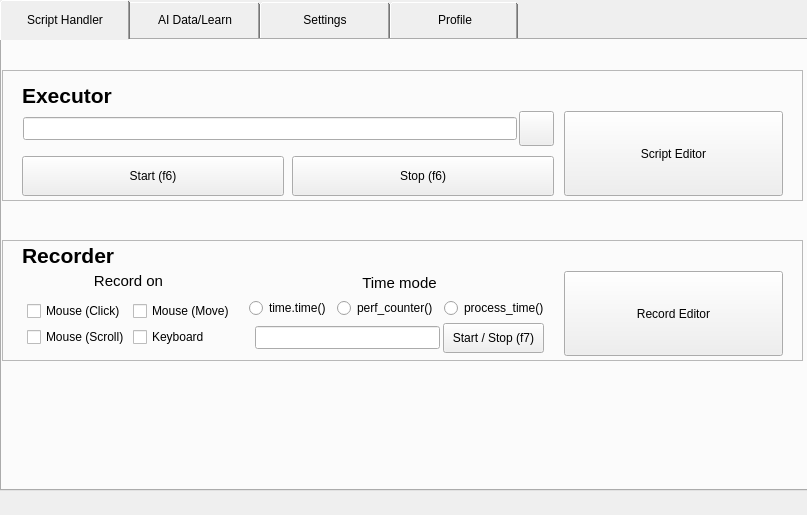
<?xml version="1.0" encoding="UTF-8"?>
<ui version="4.0">
 <class>MainWindow</class>
 <widget class="QMainWindow" name="MainWindow">
  <property name="windowModality">
   <enum>Qt::NonModal</enum>
  </property>
  <property name="enabled">
   <bool>true</bool>
  </property>
  <property name="geometry">
   <rect>
    <x>0</x>
    <y>0</y>
    <width>807</width>
    <height>515</height>
   </rect>
  </property>
  <property name="windowTitle">
   <string>GInput AI</string>
  </property>
  <property name="windowIcon">
   <iconset>
    <normaloff>:/ico/ico/mouse_icon-icons.com_60636.ico</normaloff>:/ico/ico/mouse_icon-icons.com_60636.ico</iconset>
  </property>
  <property name="styleSheet">
   <string notr="true"/>
  </property>
  <property name="tabShape">
   <enum>QTabWidget::Rounded</enum>
  </property>
  <property name="dockOptions">
   <set>QMainWindow::AllowTabbedDocks|QMainWindow::AnimatedDocks</set>
  </property>
  <widget class="QWidget" name="centralwidget">
   <widget class="QTabWidget" name="tab_main">
    <property name="geometry">
     <rect>
      <x>0</x>
      <y>0</y>
      <width>881</width>
      <height>491</height>
     </rect>
    </property>
    <property name="styleSheet">
     <string notr="true">QTabBar::tab {
    width: 120px; /* Ширина вкладки */
    height: 30px; /* Высота вкладки */
    padding: 5px; /* Отступы внутри вкладки */
    margin-right: 0px; /* Отступ справа между вкладками */
}
QTabBar::tab {
    flex: 1;
    align-self: center;
}
</string>
    </property>
    <property name="currentIndex">
     <number>0</number>
    </property>
    <widget class="QWidget" name="tab1">
     <attribute name="title">
      <string>Script Handler</string>
     </attribute>
     <widget class="QFrame" name="frame">
      <property name="geometry">
       <rect>
        <x>0</x>
        <y>200</y>
        <width>801</width>
        <height>121</height>
       </rect>
      </property>
      <property name="frameShape">
       <enum>QFrame::StyledPanel</enum>
      </property>
      <property name="frameShadow">
       <enum>QFrame::Raised</enum>
      </property>
      <widget class="QWidget" name="layoutWidget_5">
       <property name="geometry">
        <rect>
         <x>0</x>
         <y>0</y>
         <width>801</width>
         <height>121</height>
        </rect>
       </property>
       <layout class="QVBoxLayout" name="verticalLayout_5">
        <property name="spacing">
         <number>0</number>
        </property>
        <property name="leftMargin">
         <number>20</number>
        </property>
        <property name="rightMargin">
         <number>20</number>
        </property>
        <item>
         <widget class="QLabel" name="label_5">
          <property name="maximumSize">
           <size>
            <width>16777215</width>
            <height>25</height>
           </size>
          </property>
          <property name="layoutDirection">
           <enum>Qt::LeftToRight</enum>
          </property>
          <property name="styleSheet">
           <string notr="true">QLabel {
    font-size: 21px;
    font-weight: bold;
    font-family: &quot;Noto Sans&quot;;
	qproperty-alignment: 'Qt::AlignBottom | Qt::AlignHCenter';
}</string>
          </property>
          <property name="text">
           <string>Recorder</string>
          </property>
         </widget>
        </item>
        <item>
         <layout class="QHBoxLayout" name="horizontalLayout_7" stretch="0,10,8">
          <property name="spacing">
           <number>12</number>
          </property>
          <property name="leftMargin">
           <number>0</number>
          </property>
          <property name="rightMargin">
           <number>0</number>
          </property>
          <item>
           <layout class="QVBoxLayout" name="verticalLayout_13">
            <property name="spacing">
             <number>0</number>
            </property>
            <item>
             <widget class="QLabel" name="label_8">
              <property name="maximumSize">
               <size>
                <width>16777215</width>
                <height>20</height>
               </size>
              </property>
              <property name="layoutDirection">
               <enum>Qt::LeftToRight</enum>
              </property>
              <property name="styleSheet">
               <string notr="true">QLabel {
    font-size: 15px;
    font-family: &quot;Noto Sans&quot;;
	qproperty-alignment: 'Qt::AlignVCenter | Qt::AlignHCenter';
}</string>
              </property>
              <property name="text">
               <string>Record on</string>
              </property>
              <property name="alignment">
               <set>Qt::AlignCenter</set>
              </property>
             </widget>
            </item>
            <item>
             <layout class="QHBoxLayout" name="horizontalLayout_6" stretch="0">
              <property name="spacing">
               <number>0</number>
              </property>
              <property name="leftMargin">
               <number>0</number>
              </property>
              <property name="rightMargin">
               <number>0</number>
              </property>
              <item>
               <layout class="QFormLayout" name="formLayout">
                <property name="horizontalSpacing">
                 <number>3</number>
                </property>
                <property name="verticalSpacing">
                 <number>6</number>
                </property>
                <property name="leftMargin">
                 <number>5</number>
                </property>
                <property name="topMargin">
                 <number>10</number>
                </property>
                <item row="0" column="0">
                 <widget class="QCheckBox" name="sh_rec_onmouseclick">
                  <property name="text">
                   <string>Mouse (Click)</string>
                  </property>
                 </widget>
                </item>
                <item row="0" column="1">
                 <widget class="QCheckBox" name="sh_rec_onmousemove">
                  <property name="text">
                   <string>Mouse (Move)</string>
                  </property>
                 </widget>
                </item>
                <item row="1" column="0">
                 <widget class="QCheckBox" name="sh_rec_onmousescroll">
                  <property name="text">
                   <string>Mouse (Scroll)</string>
                  </property>
                 </widget>
                </item>
                <item row="1" column="1">
                 <widget class="QCheckBox" name="sh_rec_onkeyboard">
                  <property name="text">
                   <string>Keyboard</string>
                  </property>
                 </widget>
                </item>
               </layout>
              </item>
             </layout>
            </item>
           </layout>
          </item>
          <item>
           <layout class="QVBoxLayout" name="verticalLayout_17">
            <property name="spacing">
             <number>3</number>
            </property>
            <item>
             <widget class="QLabel" name="label_7">
              <property name="maximumSize">
               <size>
                <width>16777215</width>
                <height>20</height>
               </size>
              </property>
              <property name="layoutDirection">
               <enum>Qt::LeftToRight</enum>
              </property>
              <property name="styleSheet">
               <string notr="true">QLabel {
    font-size: 15px;
    font-family: &quot;Noto Sans&quot;;
	qproperty-alignment: 'Qt::AlignVCenter | Qt::AlignHCenter';
}</string>
              </property>
              <property name="text">
               <string>Time mode</string>
              </property>
              <property name="alignment">
               <set>Qt::AlignCenter</set>
              </property>
             </widget>
            </item>
            <item>
             <layout class="QHBoxLayout" name="horizontalLayout_4" stretch="0,0,0,0,0">
              <property name="spacing">
               <number>6</number>
              </property>
              <property name="leftMargin">
               <number>0</number>
              </property>
              <property name="rightMargin">
               <number>0</number>
              </property>
              <item>
               <spacer name="horizontalSpacer_11">
                <property name="orientation">
                 <enum>Qt::Horizontal</enum>
                </property>
                <property name="sizeHint" stdset="0">
                 <size>
                  <width>40</width>
                  <height>20</height>
                 </size>
                </property>
               </spacer>
              </item>
              <item>
               <widget class="QRadioButton" name="sh_rec_ontimetime">
                <property name="text">
                 <string>time.time()</string>
                </property>
               </widget>
              </item>
              <item>
               <widget class="QRadioButton" name="sh_rec_onperfcounter">
                <property name="text">
                 <string>perf_counter()</string>
                </property>
               </widget>
              </item>
              <item>
               <widget class="QRadioButton" name="sh_rec_onprocesstime">
                <property name="text">
                 <string>process_time()</string>
                </property>
               </widget>
              </item>
              <item>
               <spacer name="horizontalSpacer_2">
                <property name="orientation">
                 <enum>Qt::Horizontal</enum>
                </property>
                <property name="sizeHint" stdset="0">
                 <size>
                  <width>40</width>
                  <height>20</height>
                 </size>
                </property>
               </spacer>
              </item>
             </layout>
            </item>
            <item>
             <layout class="QHBoxLayout" name="horizontalLayout_10" stretch="100,55">
              <property name="spacing">
               <number>3</number>
              </property>
              <property name="leftMargin">
               <number>8</number>
              </property>
              <property name="rightMargin">
               <number>8</number>
              </property>
              <item>
               <widget class="QLineEdit" name="sh_ex_line_filepath_2">
                <property name="maximumSize">
                 <size>
                  <width>16777215</width>
                  <height>23</height>
                 </size>
                </property>
               </widget>
              </item>
              <item>
               <widget class="QPushButton" name="sh_rec_stop">
                <property name="minimumSize">
                 <size>
                  <width>0</width>
                  <height>0</height>
                 </size>
                </property>
                <property name="maximumSize">
                 <size>
                  <width>16777215</width>
                  <height>30</height>
                 </size>
                </property>
                <property name="text">
                 <string>Start / Stop (f7)</string>
                </property>
               </widget>
              </item>
             </layout>
            </item>
           </layout>
          </item>
          <item>
           <widget class="QPushButton" name="sh_rec_recordeditor">
            <property name="maximumSize">
             <size>
              <width>219</width>
              <height>85</height>
             </size>
            </property>
            <property name="text">
             <string>Record Editor</string>
            </property>
           </widget>
          </item>
         </layout>
        </item>
       </layout>
      </widget>
     </widget>
     <widget class="QFrame" name="frame_2">
      <property name="geometry">
       <rect>
        <x>0</x>
        <y>30</y>
        <width>801</width>
        <height>131</height>
       </rect>
      </property>
      <property name="frameShape">
       <enum>QFrame::StyledPanel</enum>
      </property>
      <property name="frameShadow">
       <enum>QFrame::Raised</enum>
      </property>
      <widget class="QWidget" name="layoutWidget">
       <property name="geometry">
        <rect>
         <x>0</x>
         <y>0</y>
         <width>801</width>
         <height>131</height>
        </rect>
       </property>
       <layout class="QVBoxLayout" name="verticalLayout_3">
        <property name="spacing">
         <number>0</number>
        </property>
        <property name="leftMargin">
         <number>20</number>
        </property>
        <property name="topMargin">
         <number>10</number>
        </property>
        <property name="rightMargin">
         <number>20</number>
        </property>
        <item>
         <widget class="QLabel" name="label">
          <property name="maximumSize">
           <size>
            <width>16777215</width>
            <height>25</height>
           </size>
          </property>
          <property name="layoutDirection">
           <enum>Qt::LeftToRight</enum>
          </property>
          <property name="styleSheet">
           <string notr="true">QLabel {
    font-size: 21px;
    font-weight: bold;
    font-family: &quot;Noto Sans&quot;;
	qproperty-alignment: 'Qt::AlignBottom | Qt::AlignHCenter';
}</string>
          </property>
          <property name="text">
           <string>Executor</string>
          </property>
         </widget>
        </item>
        <item>
         <layout class="QHBoxLayout" name="horizontalLayout_3" stretch="100,45">
          <property name="spacing">
           <number>10</number>
          </property>
          <property name="leftMargin">
           <number>0</number>
          </property>
          <property name="rightMargin">
           <number>0</number>
          </property>
          <item>
           <layout class="QVBoxLayout" name="verticalLayout_2">
            <item>
             <layout class="QHBoxLayout" name="horizontalLayout" stretch="20,0">
              <property name="spacing">
               <number>2</number>
              </property>
              <property name="leftMargin">
               <number>1</number>
              </property>
              <item>
               <widget class="QLineEdit" name="sh_ex_line_filepath">
                <property name="maximumSize">
                 <size>
                  <width>16777215</width>
                  <height>23</height>
                 </size>
                </property>
               </widget>
              </item>
              <item>
               <widget class="QPushButton" name="sh_ex_filepath">
                <property name="maximumSize">
                 <size>
                  <width>35</width>
                  <height>35</height>
                 </size>
                </property>
                <property name="text">
                 <string/>
                </property>
                <property name="icon">
                 <iconset>
                  <normaloff>:/ico/ico/folder_open_FILL0_wght400_GRAD0_opsz24.ico</normaloff>:/ico/ico/folder_open_FILL0_wght400_GRAD0_opsz24.ico</iconset>
                </property>
               </widget>
              </item>
             </layout>
            </item>
            <item>
             <layout class="QHBoxLayout" name="horizontalLayout_2">
              <property name="spacing">
               <number>8</number>
              </property>
              <item>
               <widget class="QPushButton" name="sh_ex_start">
                <property name="maximumSize">
                 <size>
                  <width>16777215</width>
                  <height>40</height>
                 </size>
                </property>
                <property name="text">
                 <string>Start (f6)</string>
                </property>
               </widget>
              </item>
              <item>
               <widget class="QPushButton" name="sh_ex_stop">
                <property name="maximumSize">
                 <size>
                  <width>16777215</width>
                  <height>40</height>
                 </size>
                </property>
                <property name="text">
                 <string>Stop (f6)</string>
                </property>
               </widget>
              </item>
             </layout>
            </item>
           </layout>
          </item>
          <item>
           <widget class="QPushButton" name="sh_ex_scripteditor">
            <property name="maximumSize">
             <size>
              <width>219</width>
              <height>85</height>
             </size>
            </property>
            <property name="whatsThis">
             <string>&lt;html&gt;&lt;head/&gt;&lt;body&gt;&lt;p&gt;&lt;br/&gt;&lt;/p&gt;&lt;/body&gt;&lt;/html&gt;</string>
            </property>
            <property name="text">
             <string>Script Editor</string>
            </property>
           </widget>
          </item>
         </layout>
        </item>
       </layout>
      </widget>
     </widget>
    </widget>
    <widget class="QWidget" name="tab4">
     <attribute name="title">
      <string>AI Data/Learn</string>
     </attribute>
    </widget>
    <widget class="QWidget" name="tab3">
     <attribute name="title">
      <string>Settings</string>
     </attribute>
    </widget>
    <widget class="QWidget" name="tab5">
     <attribute name="title">
      <string>Profile</string>
     </attribute>
    </widget>
   </widget>
  </widget>
 </widget>
 <resources>
  <include location="files_ico.qrc"/>
 </resources>
 <connections/>
</ui>
